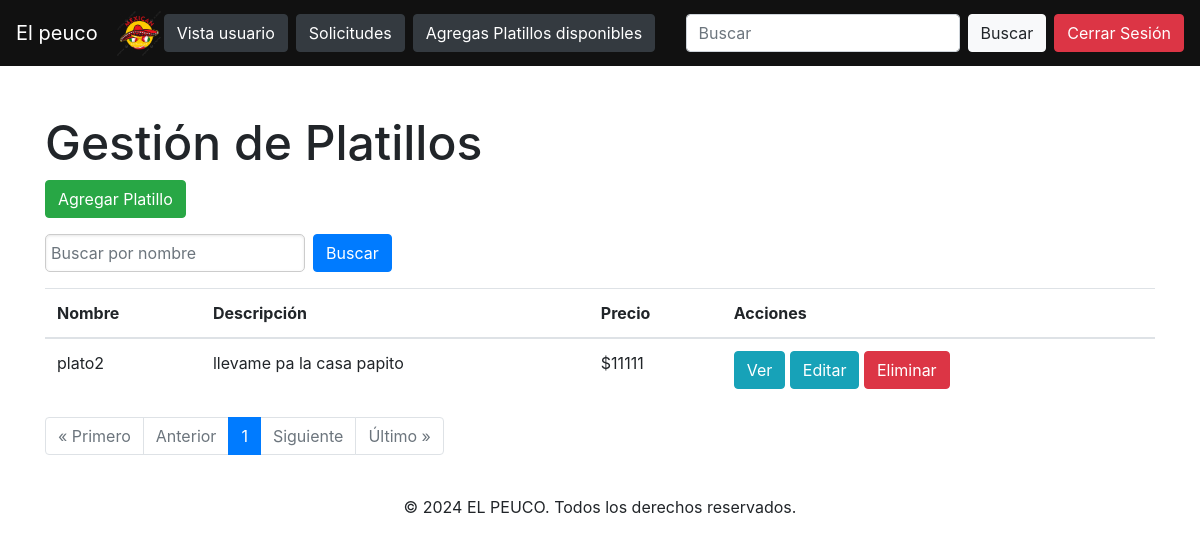
The app's page /alumnos/admin/platillos/ (signed in), older data.
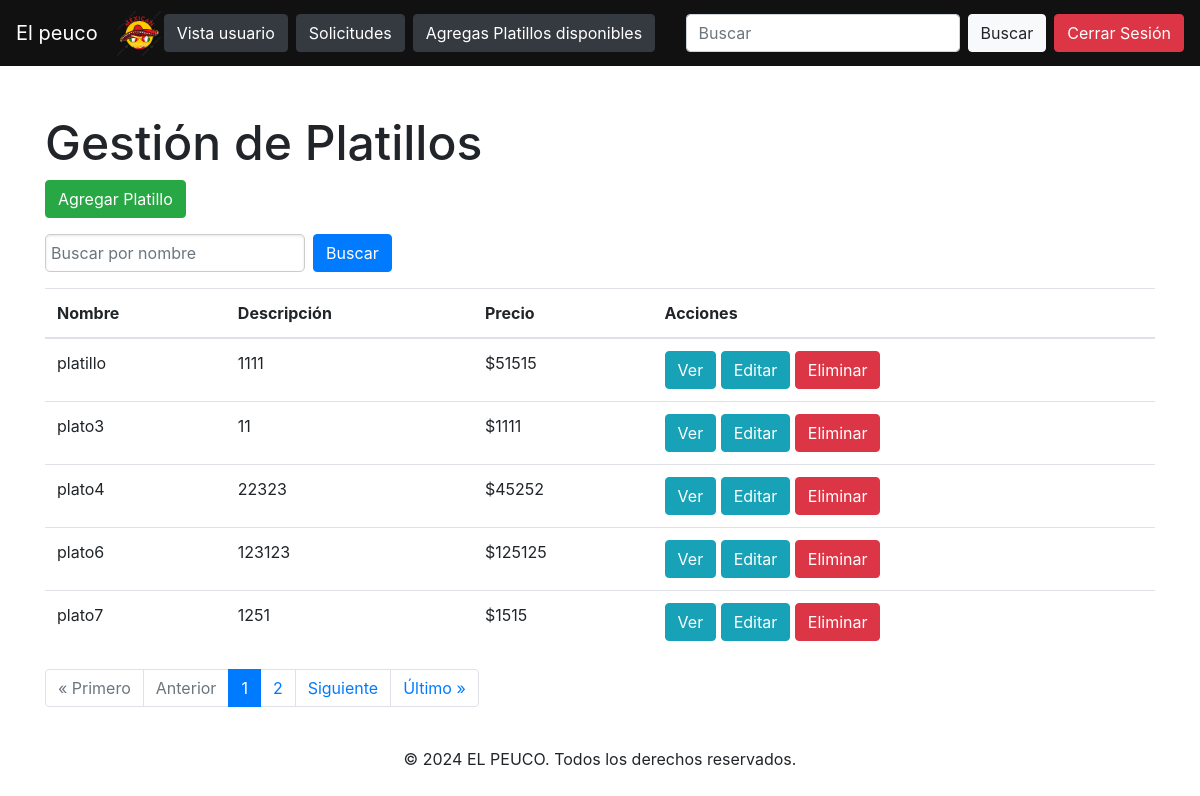
The same page, newer data.
### alumnos/models.py (models this page shows, shortened)
class Platillo(models.Model):
    nombre = models.CharField(max_length=100)
    descripcion = models.TextField()
    precio = models.IntegerField()
    imagen = models.ImageField(upload_to='imagenes_platillos/')

### alumnos/views.py (the view)
# urls.py: path('admin/platillos/', views.admin_platillos, name='admin_platillos'),
@user_passes_test(lambda u: u.is_superuser)
def admin_platillos(request):
    query = request.GET.get('q', '')  # Usa una cadena vacía si 'q' es None
    platillos = Platillo.objects.all()
    if query:
        platillos = platillos.filter(nombre__icontains=query)
    paginator = Paginator(platillos, 5)  # Muestra 5 platillos por página.
    page_number = request.GET.get('page')
    page_obj = paginator.get_page(page_number)
    return render(request, 'admin/admin_platillos.html', {'page_obj': page_obj, 'query': query})

### alumnos/templates/admin/admin_platillos.html (shortened to what this page needs)
{% extends 'admin/admin_base.html' %}
{% block content %}
{% load static %}
<div class="container mt-5">
    <h1>Gestión de Platillos</h1>
    <a href="{% url 'agregar_platillo' %}" class="btn btn-success mb-3">Agregar Platillo</a>
    <form method="get" action="{% url 'admin_platillos' %}" class="form-inline mb-3">
        <input type="text" name="q" class="form-control mr-2" placeholder="Buscar por nombre" value="{{ query|default:'' }}">
        <button type="submit" class="btn btn-primary">Buscar</button>
    </form>
    <table class="table">
        <thead>
            <tr>
                <th>Nombre</th>
                <th>Descripción</th>
                <th>Precio</th>
                <th>Acciones</th>
            </tr>
        </thead>
        <tbody id="platillo-list">
            {% for platillo in page_obj %}
            <tr>
                <td>{{ platillo.nombre }}</td>
                <td>{{ platillo.descripcion }}</td>
                <td>${{ platillo.precio }}</td>
                <td>
                    <a href="{% url 'ver_platillo' platillo.id %}" class="btn btn-info">Ver</a>
                    <a href="{% url 'editar_platillo' platillo.id %}" class="btn btn-info">Editar</a>
                    <form action="{% url 'eliminar_platillo' platillo.id %}" method="post" style="display:inline;">
                        <button type="submit" class="btn btn-danger">Eliminar</button>
                    </form>
                </td>
            </tr>
            {% endfor %}
        </tbody>
    </table>
    <div>
        <ul class="pagination">
            {% if page_obj.has_previous %}
                <li class="page-item"><a class="page-link" href="?q={{ query }}&page=1">&laquo; Primero</a></li>
                <li class="page-item"><a class="page-link" href="?q={{ query }}&page={{ page_obj.previous_page_number }}">Anterior</a></li>
            {% else %}
                <li class="page-item disabled"><a class="page-link">&laquo; Primero</a></li>
                <li class="page-item disabled"><a class="page-link">Anterior</a></li>
            {% endif %}
            {% for num in page_obj.paginator.page_range %}
                {% if page_obj.number == num %}
                    <li class="page-item active"><a class="page-link">{{ num }}</a></li>
                {% elif num > page_obj.number|add:'-5' and num < page_obj.number|add:'5' %}
                    <li class="page-item"><a class="page-link" href="?q={{ query }}&page={{ num }}">{{ num }}</a></li>
                {% endif %}
            {% endfor %}
            {% if page_obj.has_next %}
                <li class="page-item"><a class="page-link" href="?q={{ query }}&page={{ page_obj.next_page_number }}">Siguiente</a></li>
                <li class="page-item"><a class="page-link" href="?q={{ query }}&page={{ page_obj.paginator.num_pages }}">Último &raquo;</a></li>
            {% else %}
                <li class="page-item disabled"><a class="page-link">Siguiente</a></li>
                <li class="page-item disabled"><a class="page-link">Último &raquo;</a></li>
            {% endif %}
        </ul>
    </div>
</div>
{% endblock %}

Row changes from the older to the newer data that the page shows:
removed Platillo: nombre "plato2", descripcion "llevame pa la casa papito", precio "11111"
added Platillo: nombre "platillo", descripcion "1111", precio "51515"
added Platillo: nombre "plato3", descripcion "11", precio "1111"
added Platillo: nombre "plato4", descripcion "22323", precio "45252"
added Platillo: nombre "plato6", descripcion "123123", precio "125125"
added Platillo: nombre "plato7", descripcion "1251", precio "1515"
Text that changed along with them:
new list line: "2"
